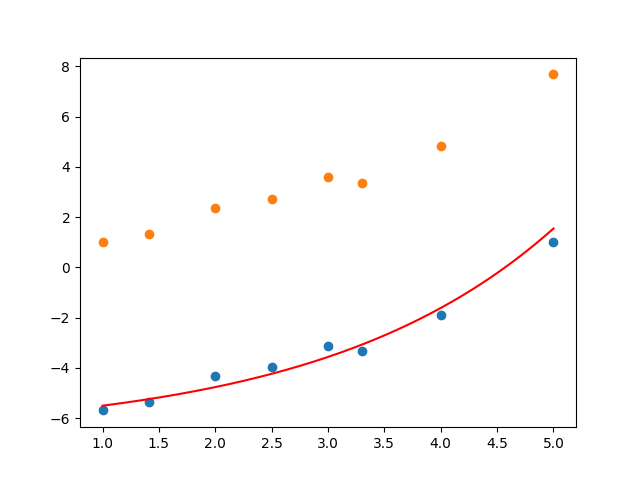

Python code for this plot:
import sys
sys.path.append("..")

from utils import poly_regression
from math import log, exp
import random

x = [1, 1.41, 2, 2.5, 3, 3.3, 4, 5]

def fake(x):
  a, b = -1, 1
  erro = a + (b - a) + random.random()
  return 2 * exp(0.31 * x) - 10 + erro

y = [fake(xi) for xi in x]

# Translação para cima
k = max([abs(yi) for yi in y]) + 1
y_pos = [yi + k for yi in y]

# Caso algum ponto esteja situado abaixo do eixo x,
# é preciso ajustar o algoritmo

Y = [log(yi) for yi in y_pos]

a0, a1 = poly_regression(x, Y)

# a0 = ln(a) => a = exp(a0)
a = exp(a0)
# a1 = b => b = a1
b = a1

# Apenas para visualização
import matplotlib.pyplot as plt
import numpy as np

def f(x):
  return a * exp(b * x)
def f_down(x):
  return f(x) - k

t = np.linspace(min(x), max(x), 200)
ft = [f_down(ti) for ti in t]

plt.scatter(x, y)
plt.scatter(x, y_pos)
plt.plot(t, ft, color="red")
plt.savefig("exp2.png")
